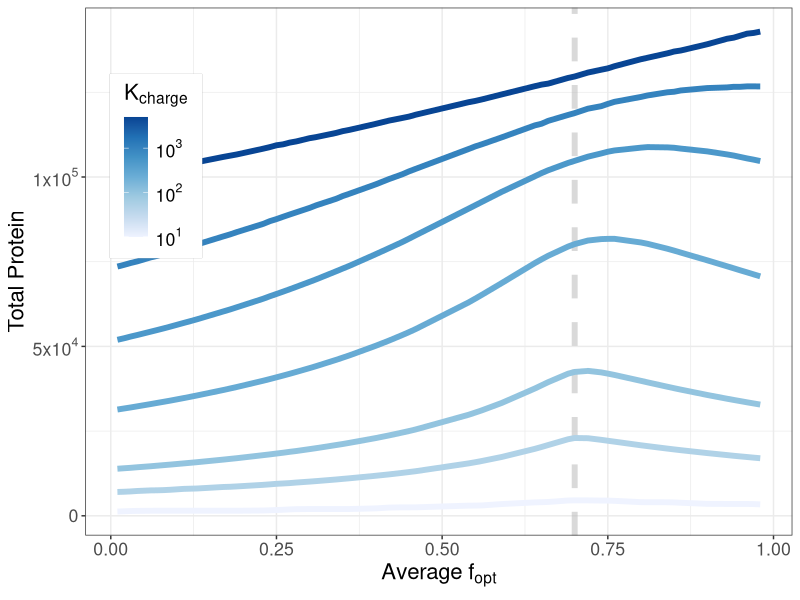
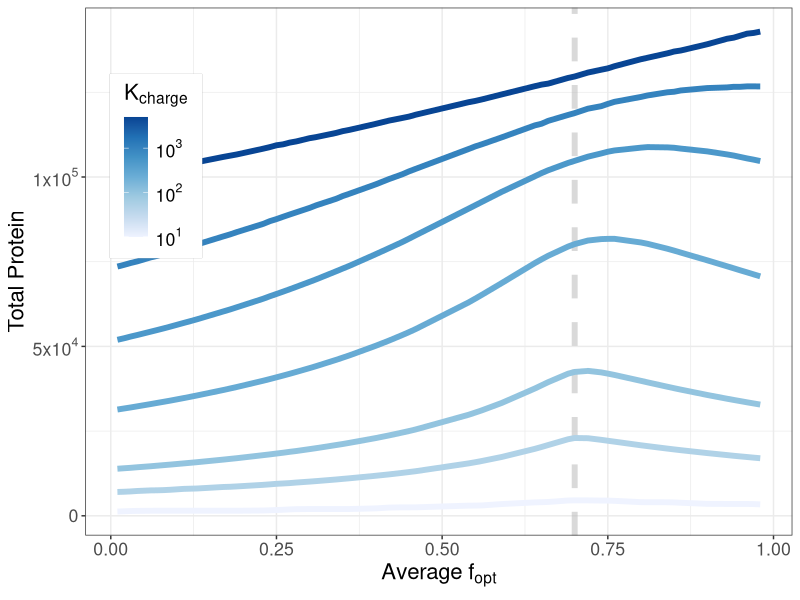

Generate these figures, in order, with R: (Note: this script raises an error after producing the figures.)
## ---- chunk 1
library(tidyverse)
## ---- chunk 2
df_prot_cal <- read_csv("../processed_data/calibrate_single_population_charging_1e6.csv")
## ---- chunk 3
df_prot_cal %>% filter(species == "cellularProtein") %>% 
  ggplot(aes(x = ecol_comp, y = protein, color = charging_rate, group = charging_rate, alpha = charging_rate != 250.0)) +
  geom_vline(xintercept=0.7, color="grey70", linewidth=2, alpha=0.5, linetype="dashed") +
  geom_line(linewidth = 2) +
  scale_color_distiller(trans = "log10", 
                     palette = "Blues",
                     name = expression(K[charge]),
                     direction=1,
                     breaks = c(10, 100, 1000),
                     labels = c(expression(10^{1}), expression(10^{2}), expression(10^{3}))) +
  scale_x_continuous(name = expression(Average~f[opt])) +
  scale_y_continuous(name = "Total Protein",
                     breaks=c(0, 50000, 100000),
                     labels=c(0, expression(5*"x"*10^{4}), expression(1*"x"*10^{5}))) +
  scale_alpha_manual(values = c(1, 1), guide = FALSE) +
  theme_bw() +
  theme(text = element_text(size = 16),
        legend.position=c(.1,.7),
        legend.margin=margin(c(5,10,15,10)),
        legend.box.background = element_rect(color = "grey"))
ggsave("fig/cellular_baseline_speed_3.png", width = 6, height = 4.6)
## ---- chunk 4
df_grid <- read_csv("../processed_data/speed_vs_charging_grid_search.csv")
## ---- chunk 5
df_grid_form <- df_grid %>% 
  filter(species %in% c("free ribosome", "ATA_charged", "TTT_charged")) %>%
  pivot_wider(names_from = species, values_from = protein, id_cols = c(speed, charging_rate, ecol)) %>%
  mutate(ATA_charged_perc = ATA_charged / (2500 * 0.3),
         TTT_charged_perc = TTT_charged / (2500 * 0.7),
         free_rib_perc = `free ribosome` / 500) %>%
  filter(ecol == 0.6)
#df_grid_form %>% filter(ecol == 0.6)
## ---- chunk 6
base_plot <- function() {
  ggplot() +
  scale_y_discrete(expand = expansion(mult = c(0, 0))) +
  scale_x_discrete(expand = expansion(mult = c(0, 0)),
                   labels = c(0.12, 0.25, 0.5, 1, 2, 4, 8)) +
  ylab(expression(K[charge])) +
  xlab(expression(K[speed])) +
  theme_bw() +
  theme(panel.border = element_blank(),
        legend.position = "bottom")
}

grid_opt <- base_plot() + 
  geom_tile(data=df_grid_form, 
            aes(y = as.factor(charging_rate), x = as.factor(speed), fill = TTT_charged_perc), 
            alpha=0.85) +
  scale_fill_continuous_diverging(palette = "Purple-Brown", 
                                  mid = 0.75,
                                  name = expression(T[c]^{opt}),
                                  ) +
  geom_point(aes(x=5, y=3)) +
  theme(panel.grid = element_blank())
  
grid_non_opt <- base_plot() + 
  geom_tile(data=df_grid_form, 
            aes(y = as.factor(charging_rate), x = as.factor(speed), fill = ATA_charged_perc),
            alpha=0.85) +
  scale_fill_continuous_diverging(palette = "Purple-Brown", 
                                  mid = 0.75,
                                  name = expression(T[c]^{nopt})) +
  geom_point(aes(x=5, y=3)) +
  theme(panel.grid = element_blank())

grid_rib <- base_plot() + 
  geom_tile(data=df_grid_form, 
            aes(y = as.factor(charging_rate), x = as.factor(speed), fill = free_rib_perc),
            alpha=0.85) +
  scale_fill_continuous_diverging(palette = "Purple-Brown", 
                                  mid = 0.15,
                                  name = expression(R[f])) +
  geom_point(aes(x=5, y=3)) +
  theme(panel.grid = element_blank())


## ---- chunk 7
cowplot::plot_grid(grid_opt, grid_non_opt, grid_rib, ncol = 3, labels = c("A", "B", "C"))
ggsave("fig/grid_search.png", width = 9, height = 3)
## ---- chunk 8
#df_skew <- read_csv("../processed_data/gfp_regression_ecol_codon_use_speed_0.5_trna_0.7.csv")
df_skew <- read_csv("../processed_data/gfp_experiment_trna_07_03_speed_2_ecol_6_8_10.csv")
## ---- chunk 9
df_skew
## ---- chunk 10
gfp_plot <- df_skew %>% filter(charging_rate == 100, ecol %in% c(0.6, 0.8, 1.0), gfp_rbs_foldx < 10) %>%
  ggplot(aes(GFP, cellularProtein_norm, color = factor(codon, levels=c("0.9", "0.7", "0.5", "0.3", "0.1")))) +
    geom_point(size=2) + 
    geom_smooth(method = "lm", se = FALSE, formula = y ~ x + 1, fullrange=TRUE) +
    facet_wrap(~ecol, labeller = label_bquote(f[opt] ^ CP == .(ecol))) +
    xlab("OEP Expression Rate") +
    ylab("Rel. Growth Rate") +
    scale_y_continuous(limits = c(0.6, 1)) +
    scale_x_continuous(breaks= c(0, 2500, 5000, 7500),
    #                   labels = c(expression(2.5*"x"*10^{3}), 
    #                   expression(5*"x"*10^{3}), 
    #                   expression(7.5*"x"*10^{3}), 
    #                   expression(1*"x"*10^{4}))) +
    ) +
    #scale_x_continuous(limits=c(0, 10000)) + scale_y_continuous(limits=c(0.8, 1.0)) +
    scale_color_discrete_sequential(name=expression(f[opt]^OEP), 
                                    palette = "viridis",
                                    rev = FALSE) +
    theme_bw() +
    theme(panel.grid.minor.x = element_blank(),
          panel.grid.minor.y = element_blank())
gfp_plot
## ---- chunk 11
base_plot <- function (data) {
  data %>%
  ggplot(aes(x=codon, y=tot_protein)) +
  #geom_smooth(se = FALSE, color="black") +
  #geom_point() +
  geom_line(linewidth = 1.25) +
  geom_vline(xintercept = 0.7, alpha=0.5, linewidth=1.25, linetype="dashed") +
  scale_x_continuous(name = expression(Average~f[opt]),
                         breaks = c(0, 0.25, 0.5, 0.75, 1),
                         labels = c("0", "0.25", "0.5", "0.75", "1")) +
  scale_y_continuous(name = "Total Protein") +
  theme_classic() +
  theme(axis.title = element_text(size = 12),
            axis.text = element_text(size = 12),
            legend.title = element_text(size=12),
            axis.ticks = element_blank(),
            axis.text.y = element_blank(),
            axis.text.x = element_blank(),
            legend.position = "none"
  )
}
## ---- chunk 12
df_baseline <- read.csv("../processed_data/gfp_experiment_baseline.csv")
df_baseline <- df_baseline %>% mutate(tot_protein = GFP + cellularProtein)
## ---- chunk 13
exp_data <- df_skew %>% 
  filter(charging_rate == 100, gfp_rbs_foldx == 3.0) %>%
  mutate(tot_protein = GFP + cellularProtein) %>%
  mutate(average_codon_use = ((100 * 1000 * ecol) + (20 * 300 * 3 * codon)) / ((100 * 1000) + (20 * 300 * 3)))

p1_data <- exp_data %>% filter(ecol == 0.6)
p1 <- base_plot(df_baseline) + 
  geom_point(data=p1_data, 
             aes(x = average_codon_use, y=tot_protein, color = factor(average_codon_use)),
             size = 2.5) +
  scale_color_discrete_sequential(palette = "viridis") +
  geom_vline(xintercept = 0.6, alpha=0.5, linewidth=1.25)

p2_data <- exp_data %>% filter(ecol == 0.8)
p2 <- base_plot(df_baseline) + 
  geom_point(data=p2_data, 
             aes(x = average_codon_use, y=tot_protein, color = factor(average_codon_use)),
             size = 2.5) +
  scale_color_discrete_sequential(palette = "viridis") +
  geom_vline(xintercept = 0.8, alpha=0.5, linewidth=1.25)


p3_data <- exp_data %>% filter(ecol == 1)
p3 <- base_plot(df_baseline) + 
  geom_point(data=p3_data, 
             aes(x = average_codon_use, y=tot_protein, color = factor(average_codon_use)),
             size = 2.5) +
  scale_color_discrete_sequential(palette = "viridis") +
  geom_vline(xintercept = 1.0, alpha=0.5, linewidth=1.25)

opt_plot <- cowplot::plot_grid(p1, p2, p3, nrow = 1, rel_widths = c(1, 1, 1))
## ---- chunk 14
legend <- get_legend(gfp_plot)
p1 <- cowplot::plot_grid(gfp_plot + theme(legend.position = "none"), opt_plot, ncol = 1, align = 'v', labels = c("A", "B"))
cowplot::plot_grid(p1, legend, rel_widths = c(1, 0.2))
ggsave("fig/gfp_experiment_cell_fopt_6_8_10.png", width = 7, height = 4)
